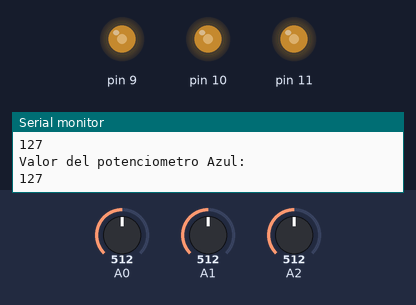
The sketch below on a simulated Arduino Uno, built with avr-gcc and run on an emulated ATmega328P. Shown: output pins drawn as LEDs (lit = HIGH), the last lines printed to the serial monitor. The inputs (shaded band) are chosen by the test bench; at power-on: A0 = 512, A1 = 512, A2 = 512.

Above: at 1.6 s.
1.7 s: A0 set to 716
At 2.9 s:
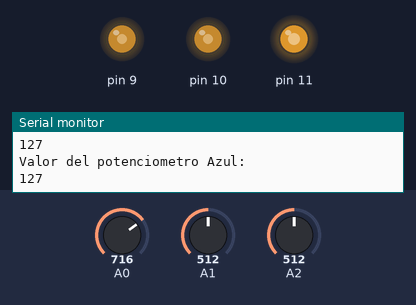
3.2 s: A1 set to 900
At 4.2 s:
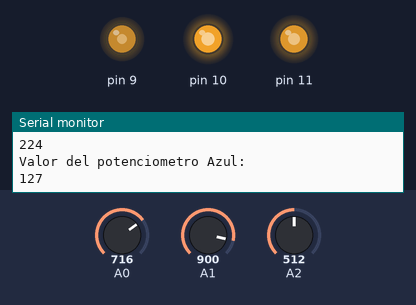
4.9 s: A2 set to 122
At 6.4 s:
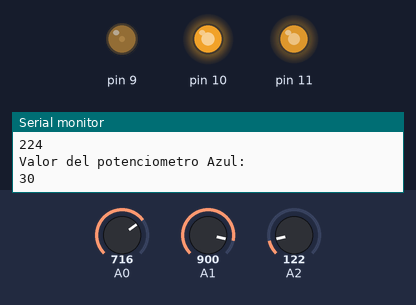
6.7 s: A2 set to 0
At 8.1 s:
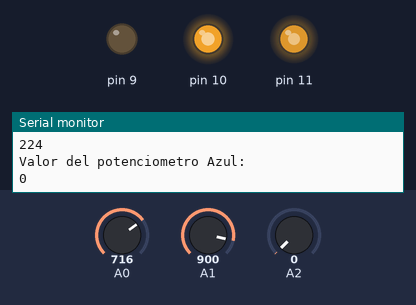
8.4 s: A0 set to 1023
At 9.1 s:
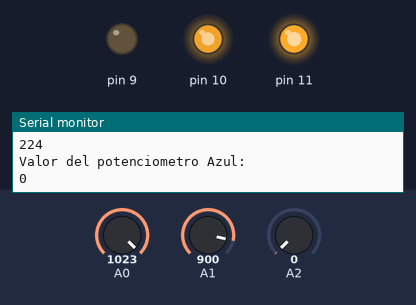
10.0 s: A1 set to 416
At 11.5 s:
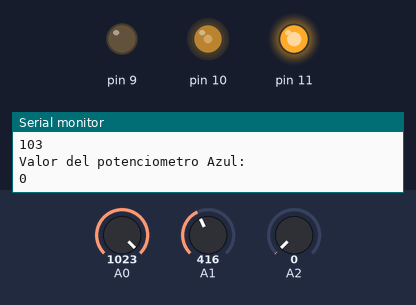
11.8 s: A1 set to 395
Timing chart, 0 to 14.5 s (numbered marks = the images above; inputs shaded):
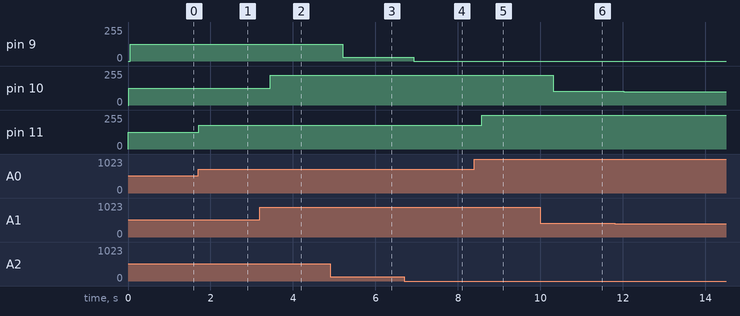

The sketch:

Led_RGB.ino
```cpp
int pR,pV,pA, valor;
void setup() {
  // put your setup code here, to run once:
  pinMode(11, OUTPUT);
  pinMode(10, OUTPUT);
  pinMode(9, OUTPUT);
  Serial.begin(9600);
}

void loop() {
  // put your main code here, to run repeatedly:
  pR= analogRead(A0);
  pV= analogRead(A1);
  pA= analogRead(A2);
  Serial.println("\n");
  //Manipulacion del LED RGB color Rojo.
  Serial.println("Valor del potenciometro Rojo: ");
  valor = map(pR,0,1023,0,255);
  Serial.println(valor);
  analogWrite(11,valor);
  Serial.println("\n");
  //Manipulacion del LED RGB color Verde.
  Serial.println("Valor del potenciometro Verde: ");
  valor = map(pV,0,1023,0,255);
  Serial.println(valor);
  analogWrite(10,valor);
  Serial.println("\n");
  //Manipulacion del LED RGB color Azul.
  Serial.println("Valor del potenciometro Azul: ");
  valor = map(pA,0,1023,0,255);
  Serial.println(valor);
  analogWrite(9,valor);
  delay(800);
}
```

Measured:
- after the input at 1.7 s, pin 11: 127/255 → 178/255 at once
- after the input at 3.2 s, pin 10: 127/255 → 224/255 after 0.25 s
- after the input at 4.9 s, pin 9: 127/255 → 30/255 after 0.31 s
- after the input at 6.7 s, pin 9: 30/255 → 0/255 after 0.22 s
- after the input at 8.4 s, pin 11: 178/255 → 255/255 after 0.18 s
- after the input at 10.0 s, pin 10: 224/255 → 103/255 after 0.31 s
- after the input at 11.8 s, pin 10: 103/255 → 98/255 after 0.22 s
